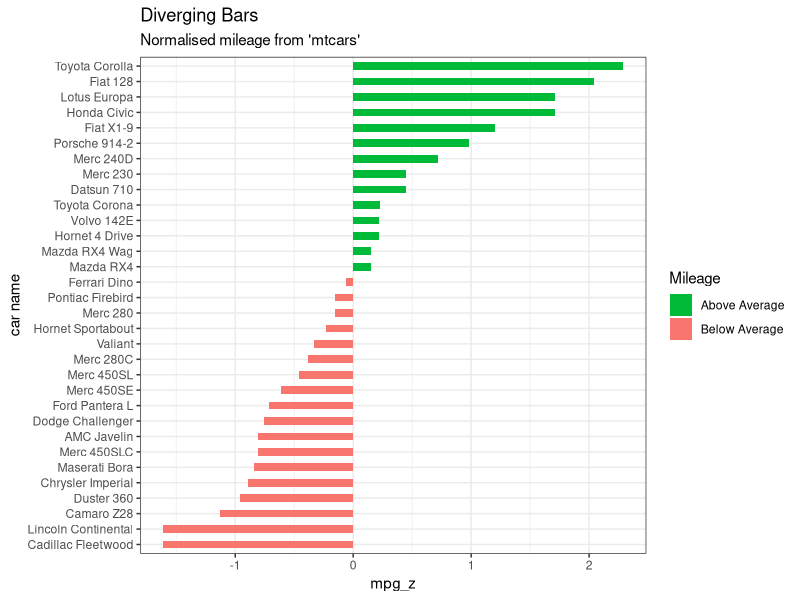
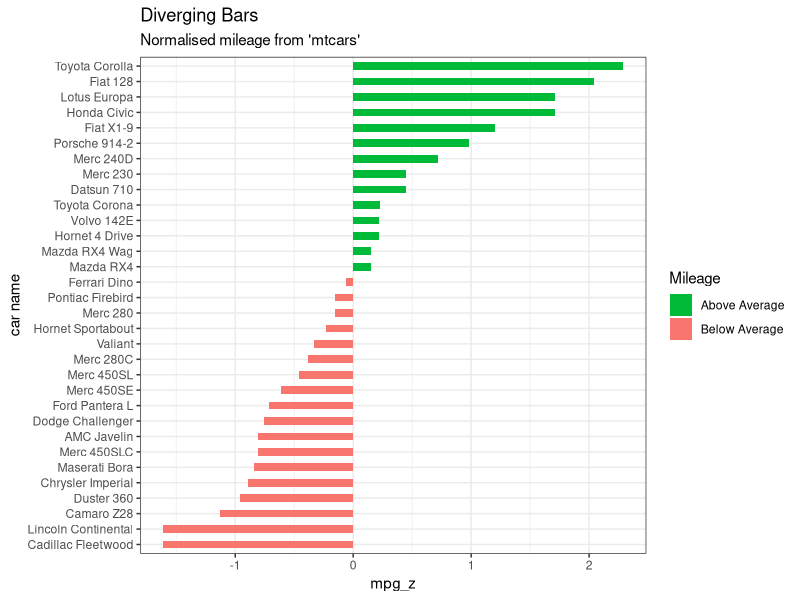

Recreate these plots in R, in order.
library(ggplot2)
theme_set(theme_bw())  
# Data Prep
data("mtcars")  # load data
mtcars$`car name` <- rownames(mtcars)  # create new column for car names
mtcars$mpg_z <- round((mtcars$mpg - mean(mtcars$mpg))/sd(mtcars$mpg), 2)  # compute normalized mpg
mtcars$mpg_type <- ifelse(mtcars$mpg_z < 0, "below", "above")  # above / below avg flag
mtcars <- mtcars[order(mtcars$mpg_z), ]  # sort
mtcars$`car name` <- factor(mtcars$`car name`, levels = mtcars$`car name`)  # convert to factor to retain sorted order in plot.

# Diverging Barcharts
ggplot(mtcars, aes(x=`car name`, y=mpg_z, label=mpg_z)) + 
      geom_bar(stat='identity', aes(fill=mpg_type), width=.5)  +
      scale_fill_manual(name="Mileage", 
                        labels = c("Above Average", "Below Average"), 
                        values = c("above"="#00ba38", "below"="#f8766d")) + 
      labs(subtitle="Normalised mileage from 'mtcars'", 
           title= "Diverging Bars") + 
      coord_flip()

ggsave("test.tiff", units="in", width=12, height=6, dpi=300, compression = 'lzw')
